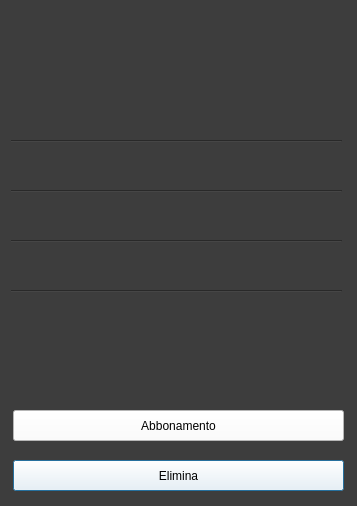
<?xml version="1.0" encoding="UTF-8"?>
<ui version="4.0">
 <class>Dialog</class>
 <widget class="QDialog" name="Dialog">
  <property name="geometry">
   <rect>
    <x>0</x>
    <y>0</y>
    <width>357</width>
    <height>506</height>
   </rect>
  </property>
  <property name="windowTitle">
   <string>Dialog</string>
  </property>
  <property name="styleSheet">
   <string notr="true">background-color: rgb(61, 61, 61);</string>
  </property>
  <widget class="QLabel" name="nome_label">
   <property name="geometry">
    <rect>
     <x>10</x>
     <y>10</y>
     <width>331</width>
     <height>121</height>
    </rect>
   </property>
   <property name="styleSheet">
    <string notr="true">font: 36pt &quot;MS Shell Dlg 2&quot;;</string>
   </property>
   <property name="text">
    <string/>
   </property>
  </widget>
  <widget class="Line" name="line">
   <property name="geometry">
    <rect>
     <x>11</x>
     <y>140</y>
     <width>331</width>
     <height>3</height>
    </rect>
   </property>
   <property name="orientation">
    <enum>Qt::Horizontal</enum>
   </property>
  </widget>
  <widget class="QLabel" name="codice_fiscale_label">
   <property name="geometry">
    <rect>
     <x>10</x>
     <y>150</y>
     <width>331</width>
     <height>31</height>
    </rect>
   </property>
   <property name="styleSheet">
    <string notr="true">font: 18pt &quot;MS Shell Dlg 2&quot;;</string>
   </property>
   <property name="text">
    <string/>
   </property>
  </widget>
  <widget class="QLabel" name="email_label">
   <property name="geometry">
    <rect>
     <x>10</x>
     <y>250</y>
     <width>331</width>
     <height>31</height>
    </rect>
   </property>
   <property name="styleSheet">
    <string notr="true">font: 18pt &quot;MS Shell Dlg 2&quot;;;</string>
   </property>
   <property name="text">
    <string/>
   </property>
  </widget>
  <widget class="QLabel" name="indirizzo_label">
   <property name="geometry">
    <rect>
     <x>10</x>
     <y>200</y>
     <width>331</width>
     <height>31</height>
    </rect>
   </property>
   <property name="styleSheet">
    <string notr="true">font: 18pt &quot;MS Shell Dlg 2&quot;;</string>
   </property>
   <property name="text">
    <string/>
   </property>
  </widget>
  <widget class="QLabel" name="telefono_label">
   <property name="geometry">
    <rect>
     <x>10</x>
     <y>300</y>
     <width>331</width>
     <height>31</height>
    </rect>
   </property>
   <property name="styleSheet">
    <string notr="true">font: 18pt &quot;MS Shell Dlg 2&quot;;</string>
   </property>
   <property name="text">
    <string/>
   </property>
  </widget>
  <widget class="QPushButton" name="elimina_button">
   <property name="geometry">
    <rect>
     <x>13</x>
     <y>460</y>
     <width>331</width>
     <height>31</height>
    </rect>
   </property>
   <property name="styleSheet">
    <string notr="true">background-color: rgb(255, 255, 255);</string>
   </property>
   <property name="text">
    <string>Elimina</string>
   </property>
  </widget>
  <widget class="QPushButton" name="abbonamento_button">
   <property name="geometry">
    <rect>
     <x>13</x>
     <y>410</y>
     <width>331</width>
     <height>31</height>
    </rect>
   </property>
   <property name="styleSheet">
    <string notr="true">background-color: rgb(255, 255, 255);</string>
   </property>
   <property name="text">
    <string>Abbonamento</string>
   </property>
  </widget>
  <widget class="Line" name="line_2">
   <property name="geometry">
    <rect>
     <x>11</x>
     <y>190</y>
     <width>331</width>
     <height>3</height>
    </rect>
   </property>
   <property name="orientation">
    <enum>Qt::Horizontal</enum>
   </property>
  </widget>
  <widget class="Line" name="line_3">
   <property name="geometry">
    <rect>
     <x>11</x>
     <y>240</y>
     <width>331</width>
     <height>3</height>
    </rect>
   </property>
   <property name="orientation">
    <enum>Qt::Horizontal</enum>
   </property>
  </widget>
  <widget class="Line" name="line_4">
   <property name="geometry">
    <rect>
     <x>11</x>
     <y>290</y>
     <width>331</width>
     <height>3</height>
    </rect>
   </property>
   <property name="orientation">
    <enum>Qt::Horizontal</enum>
   </property>
  </widget>
 </widget>
 <resources/>
 <connections/>
</ui>
